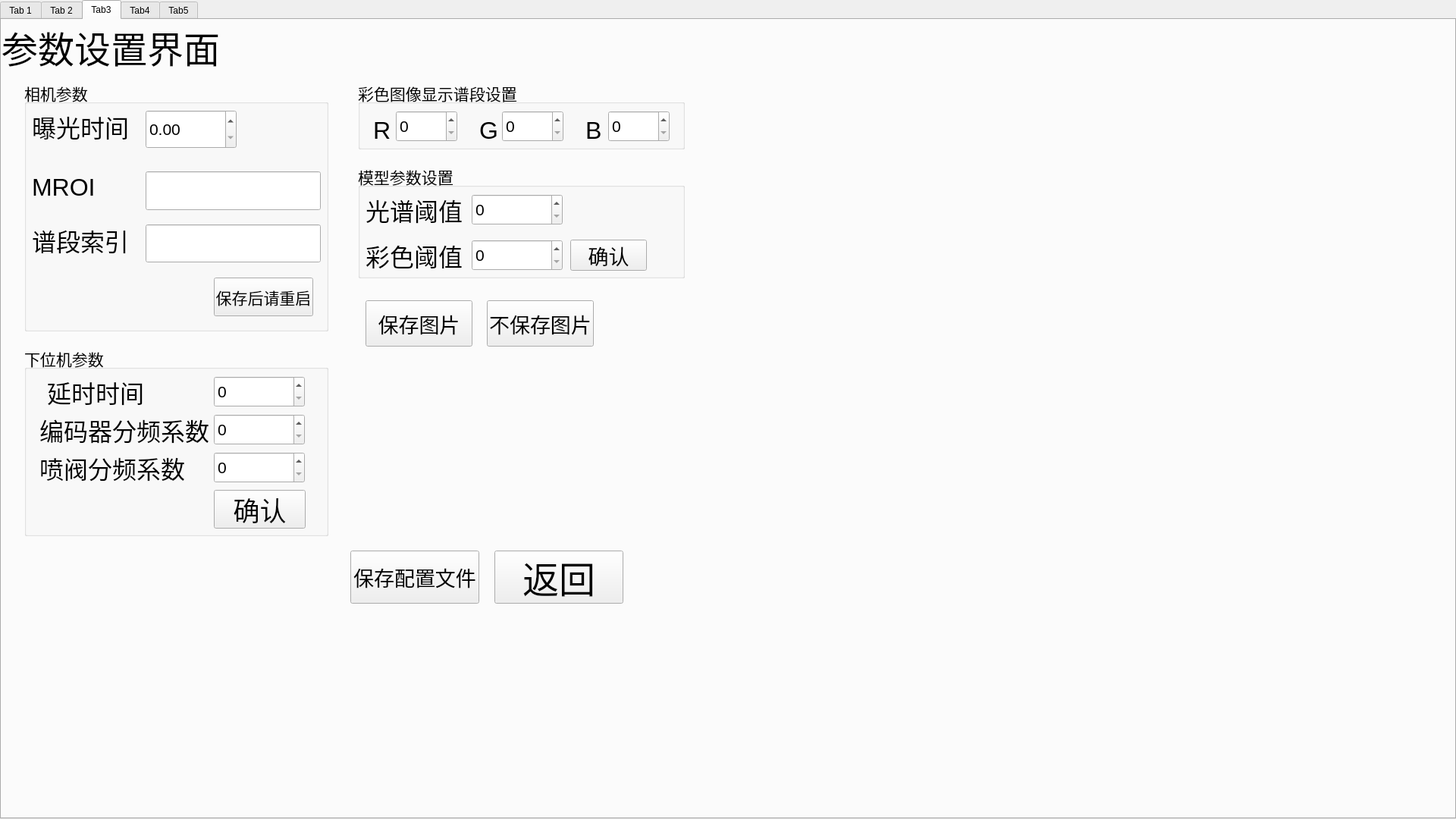
<?xml version="1.0" encoding="UTF-8"?>
<ui version="4.0">
 <class>Widget</class>
 <widget class="QWidget" name="Widget">
  <property name="geometry">
   <rect>
    <x>0</x>
    <y>0</y>
    <width>1920</width>
    <height>1080</height>
   </rect>
  </property>
  <property name="windowTitle">
   <string>Widget</string>
  </property>
  <widget class="QTabWidget" name="tabWidget">
   <property name="geometry">
    <rect>
     <x>0</x>
     <y>0</y>
     <width>1920</width>
     <height>1080</height>
    </rect>
   </property>
   <property name="currentIndex">
    <number>2</number>
   </property>
   <widget class="QWidget" name="tab">
    <attribute name="title">
     <string>Tab 1</string>
    </attribute>
    <widget class="QLabel" name="lab_show_welcome">
     <property name="geometry">
      <rect>
       <x>90</x>
       <y>50</y>
       <width>1351</width>
       <height>81</height>
      </rect>
     </property>
     <property name="font">
      <font>
       <pointsize>36</pointsize>
      </font>
     </property>
     <property name="text">
      <string>欢迎使用烟梗异物智能分选系统</string>
     </property>
    </widget>
    <widget class="QPushButton" name="btn_goto_sort">
     <property name="geometry">
      <rect>
       <x>90</x>
       <y>340</y>
       <width>181</width>
       <height>81</height>
      </rect>
     </property>
     <property name="font">
      <font>
       <pointsize>24</pointsize>
      </font>
     </property>
     <property name="text">
      <string>进入分选</string>
     </property>
    </widget>
    <widget class="QPushButton" name="btn_exit">
     <property name="geometry">
      <rect>
       <x>620</x>
       <y>340</y>
       <width>181</width>
       <height>81</height>
      </rect>
     </property>
     <property name="font">
      <font>
       <pointsize>24</pointsize>
      </font>
     </property>
     <property name="text">
      <string>退出</string>
     </property>
    </widget>
    <widget class="QPushButton" name="btn_0to3">
     <property name="geometry">
      <rect>
       <x>350</x>
       <y>340</y>
       <width>181</width>
       <height>81</height>
      </rect>
     </property>
     <property name="font">
      <font>
       <pointsize>24</pointsize>
      </font>
     </property>
     <property name="text">
      <string>喷阀测试</string>
     </property>
    </widget>
    <widget class="QLabel" name="lab_lowermachine_isconnect">
     <property name="geometry">
      <rect>
       <x>520</x>
       <y>490</y>
       <width>31</width>
       <height>31</height>
      </rect>
     </property>
     <property name="styleSheet">
      <string notr="true">background-color: rgb(237, 212, 0);</string>
     </property>
     <property name="text">
      <string/>
     </property>
    </widget>
   </widget>
   <widget class="QWidget" name="tab_2">
    <attribute name="title">
     <string>Tab 2</string>
    </attribute>
    <widget class="QLabel" name="lab_raw_img">
     <property name="geometry">
      <rect>
       <x>0</x>
       <y>180</y>
       <width>131</width>
       <height>51</height>
      </rect>
     </property>
     <property name="font">
      <font>
       <pointsize>24</pointsize>
      </font>
     </property>
     <property name="cursor">
      <cursorShape>UpArrowCursor</cursorShape>
     </property>
     <property name="text">
      <string>实时图像</string>
     </property>
     <property name="alignment">
      <set>Qt::AlignCenter</set>
     </property>
    </widget>
    <widget class="QLabel" name="lab_mask_img">
     <property name="geometry">
      <rect>
       <x>0</x>
       <y>440</y>
       <width>131</width>
       <height>41</height>
      </rect>
     </property>
     <property name="font">
      <font>
       <pointsize>24</pointsize>
      </font>
     </property>
     <property name="cursor">
      <cursorShape>UpArrowCursor</cursorShape>
     </property>
     <property name="text">
      <string>识别结果</string>
     </property>
     <property name="alignment">
      <set>Qt::AlignCenter</set>
     </property>
    </widget>
    <widget class="QLabel" name="lab_show_mask">
     <property name="geometry">
      <rect>
       <x>140</x>
       <y>370</y>
       <width>800</width>
       <height>200</height>
      </rect>
     </property>
     <property name="text">
      <string>mask</string>
     </property>
    </widget>
    <widget class="QPushButton" name="btn_start">
     <property name="geometry">
      <rect>
       <x>1030</x>
       <y>40</y>
       <width>250</width>
       <height>110</height>
      </rect>
     </property>
     <property name="font">
      <font>
       <pointsize>36</pointsize>
      </font>
     </property>
     <property name="text">
      <string>开始分选</string>
     </property>
    </widget>
    <widget class="QPushButton" name="btn_stop">
     <property name="geometry">
      <rect>
       <x>1030</x>
       <y>170</y>
       <width>250</width>
       <height>110</height>
      </rect>
     </property>
     <property name="font">
      <font>
       <pointsize>36</pointsize>
      </font>
     </property>
     <property name="text">
      <string>停止分选</string>
     </property>
    </widget>
    <widget class="QPushButton" name="btn_load_calibration">
     <property name="geometry">
      <rect>
       <x>1030</x>
       <y>300</y>
       <width>250</width>
       <height>110</height>
      </rect>
     </property>
     <property name="font">
      <font>
       <pointsize>36</pointsize>
      </font>
     </property>
     <property name="text">
      <string>加载</string>
     </property>
    </widget>
    <widget class="QPushButton" name="btn_white">
     <property name="geometry">
      <rect>
       <x>1250</x>
       <y>430</y>
       <width>250</width>
       <height>110</height>
      </rect>
     </property>
     <property name="font">
      <font>
       <pointsize>36</pointsize>
      </font>
     </property>
     <property name="text">
      <string>白场校正</string>
     </property>
    </widget>
    <widget class="QPushButton" name="btn_black">
     <property name="geometry">
      <rect>
       <x>1250</x>
       <y>560</y>
       <width>250</width>
       <height>110</height>
      </rect>
     </property>
     <property name="font">
      <font>
       <pointsize>36</pointsize>
      </font>
     </property>
     <property name="text">
      <string>黑场校正</string>
     </property>
    </widget>
    <widget class="QPushButton" name="btn_capture">
     <property name="geometry">
      <rect>
       <x>1030</x>
       <y>690</y>
       <width>250</width>
       <height>110</height>
      </rect>
     </property>
     <property name="font">
      <font>
       <pointsize>36</pointsize>
      </font>
     </property>
     <property name="text">
      <string>抓取图片</string>
     </property>
    </widget>
    <widget class="QPushButton" name="btn_1to0">
     <property name="geometry">
      <rect>
       <x>1110</x>
       <y>820</y>
       <width>170</width>
       <height>70</height>
      </rect>
     </property>
     <property name="font">
      <font>
       <pointsize>36</pointsize>
      </font>
     </property>
     <property name="text">
      <string>返回</string>
     </property>
    </widget>
    <widget class="QLabel" name="lab_info">
     <property name="geometry">
      <rect>
       <x>600</x>
       <y>710</y>
       <width>180</width>
       <height>60</height>
      </rect>
     </property>
     <property name="font">
      <font>
       <pointsize>16</pointsize>
      </font>
     </property>
     <property name="text">
      <string/>
     </property>
    </widget>
    <widget class="QLabel" name="lab_show_img">
     <property name="geometry">
      <rect>
       <x>140</x>
       <y>110</y>
       <width>800</width>
       <height>200</height>
      </rect>
     </property>
     <property name="text">
      <string>raw</string>
     </property>
    </widget>
    <widget class="QPushButton" name="btn_1to2">
     <property name="geometry">
      <rect>
       <x>800</x>
       <y>690</y>
       <width>221</width>
       <height>111</height>
      </rect>
     </property>
     <property name="font">
      <font>
       <pointsize>36</pointsize>
      </font>
     </property>
     <property name="text">
      <string>参数设置</string>
     </property>
    </widget>
    <widget class="QPushButton" name="btn_rgb_white">
     <property name="geometry">
      <rect>
       <x>990</x>
       <y>430</y>
       <width>250</width>
       <height>110</height>
      </rect>
     </property>
     <property name="font">
      <font>
       <pointsize>36</pointsize>
      </font>
     </property>
     <property name="text">
      <string>相机白场</string>
     </property>
    </widget>
    <widget class="QPushButton" name="btn_rgb_black">
     <property name="geometry">
      <rect>
       <x>990</x>
       <y>560</y>
       <width>250</width>
       <height>110</height>
      </rect>
     </property>
     <property name="font">
      <font>
       <pointsize>36</pointsize>
      </font>
     </property>
     <property name="text">
      <string>相机黑场</string>
     </property>
    </widget>
   </widget>
   <widget class="QWidget" name="tab_3">
    <attribute name="title">
     <string>Tab3</string>
    </attribute>
    <widget class="QLabel" name="label_title_3">
     <property name="geometry">
      <rect>
       <x>0</x>
       <y>0</y>
       <width>301</width>
       <height>71</height>
      </rect>
     </property>
     <property name="font">
      <font>
       <pointsize>36</pointsize>
      </font>
     </property>
     <property name="text">
      <string>参数设置界面</string>
     </property>
    </widget>
    <widget class="QPushButton" name="btn_2to1">
     <property name="geometry">
      <rect>
       <x>650</x>
       <y>700</y>
       <width>170</width>
       <height>70</height>
      </rect>
     </property>
     <property name="font">
      <font>
       <pointsize>36</pointsize>
      </font>
     </property>
     <property name="text">
      <string>返回</string>
     </property>
    </widget>
    <widget class="QPushButton" name="btn_set">
     <property name="geometry">
      <rect>
       <x>460</x>
       <y>700</y>
       <width>170</width>
       <height>70</height>
      </rect>
     </property>
     <property name="font">
      <font>
       <pointsize>20</pointsize>
      </font>
     </property>
     <property name="text">
      <string>保存配置文件</string>
     </property>
    </widget>
    <widget class="QGroupBox" name="groupBox_3">
     <property name="geometry">
      <rect>
       <x>30</x>
       <y>80</y>
       <width>401</width>
       <height>331</height>
      </rect>
     </property>
     <property name="font">
      <font>
       <pointsize>16</pointsize>
      </font>
     </property>
     <property name="title">
      <string>相机参数</string>
     </property>
     <widget class="QLabel" name="label_explosure">
      <property name="geometry">
       <rect>
        <x>10</x>
        <y>20</y>
        <width>131</width>
        <height>81</height>
       </rect>
      </property>
      <property name="font">
       <font>
        <pointsize>24</pointsize>
       </font>
      </property>
      <property name="text">
       <string>曝光时间</string>
      </property>
     </widget>
     <widget class="QDoubleSpinBox" name="spinbox_explosure">
      <property name="geometry">
       <rect>
        <x>160</x>
        <y>39</y>
        <width>120</width>
        <height>51</height>
       </rect>
      </property>
     </widget>
     <widget class="QLabel" name="label_MROI">
      <property name="geometry">
       <rect>
        <x>10</x>
        <y>100</y>
        <width>111</width>
        <height>81</height>
       </rect>
      </property>
      <property name="font">
       <font>
        <pointsize>24</pointsize>
       </font>
      </property>
      <property name="text">
       <string>MROI</string>
      </property>
     </widget>
     <widget class="QLabel" name="label_valid">
      <property name="geometry">
       <rect>
        <x>10</x>
        <y>170</y>
        <width>141</width>
        <height>81</height>
       </rect>
      </property>
      <property name="font">
       <font>
        <pointsize>24</pointsize>
       </font>
      </property>
      <property name="text">
       <string>谱段索引</string>
      </property>
     </widget>
     <widget class="QLineEdit" name="lineEdit_VALID">
      <property name="geometry">
       <rect>
        <x>160</x>
        <y>190</y>
        <width>231</width>
        <height>50</height>
       </rect>
      </property>
     </widget>
     <widget class="QLineEdit" name="lineEdit_MROI">
      <property name="geometry">
       <rect>
        <x>160</x>
        <y>120</y>
        <width>231</width>
        <height>51</height>
       </rect>
      </property>
     </widget>
     <widget class="QPushButton" name="btn_set_camera">
      <property name="geometry">
       <rect>
        <x>250</x>
        <y>260</y>
        <width>131</width>
        <height>51</height>
       </rect>
      </property>
      <property name="font">
       <font>
        <pointsize>16</pointsize>
       </font>
      </property>
      <property name="text">
       <string>保存后请重启</string>
      </property>
     </widget>
    </widget>
    <widget class="QGroupBox" name="groupBox_4">
     <property name="geometry">
      <rect>
       <x>30</x>
       <y>430</y>
       <width>401</width>
       <height>251</height>
      </rect>
     </property>
     <property name="font">
      <font>
       <pointsize>16</pointsize>
      </font>
     </property>
     <property name="title">
      <string>下位机参数</string>
     </property>
     <widget class="QSpinBox" name="spinbox_valve">
      <property name="geometry">
       <rect>
        <x>250</x>
        <y>140</y>
        <width>120</width>
        <height>41</height>
       </rect>
      </property>
     </widget>
     <widget class="QSpinBox" name="spinbox_delaytime">
      <property name="geometry">
       <rect>
        <x>250</x>
        <y>40</y>
        <width>120</width>
        <height>41</height>
       </rect>
      </property>
     </widget>
     <widget class="QLabel" name="label_encoder_2">
      <property name="geometry">
       <rect>
        <x>20</x>
        <y>140</y>
        <width>191</width>
        <height>41</height>
       </rect>
      </property>
      <property name="font">
       <font>
        <pointsize>24</pointsize>
       </font>
      </property>
      <property name="text">
       <string>喷阀分频系数</string>
      </property>
     </widget>
     <widget class="QLabel" name="label_encoder">
      <property name="geometry">
       <rect>
        <x>20</x>
        <y>90</y>
        <width>231</width>
        <height>41</height>
       </rect>
      </property>
      <property name="font">
       <font>
        <pointsize>24</pointsize>
       </font>
      </property>
      <property name="text">
       <string>编码器分频系数</string>
      </property>
     </widget>
     <widget class="QSpinBox" name="spinbox_encoder">
      <property name="geometry">
       <rect>
        <x>250</x>
        <y>90</y>
        <width>120</width>
        <height>41</height>
       </rect>
      </property>
     </widget>
     <widget class="QLabel" name="label_delaytime">
      <property name="geometry">
       <rect>
        <x>30</x>
        <y>40</y>
        <width>161</width>
        <height>41</height>
       </rect>
      </property>
      <property name="font">
       <font>
        <pointsize>24</pointsize>
       </font>
      </property>
      <property name="text">
       <string>延时时间</string>
      </property>
     </widget>
     <widget class="QPushButton" name="btn_set_lower">
      <property name="geometry">
       <rect>
        <x>250</x>
        <y>190</y>
        <width>121</width>
        <height>51</height>
       </rect>
      </property>
      <property name="font">
       <font>
        <pointsize>26</pointsize>
       </font>
      </property>
      <property name="text">
       <string>确认</string>
      </property>
     </widget>
    </widget>
    <widget class="QGroupBox" name="groupBox_5">
     <property name="geometry">
      <rect>
       <x>470</x>
       <y>80</y>
       <width>431</width>
       <height>91</height>
      </rect>
     </property>
     <property name="font">
      <font>
       <pointsize>16</pointsize>
      </font>
     </property>
     <property name="title">
      <string>彩色图像显示谱段设置</string>
     </property>
     <widget class="QLabel" name="label_R">
      <property name="geometry">
       <rect>
        <x>20</x>
        <y>50</y>
        <width>41</width>
        <height>31</height>
       </rect>
      </property>
      <property name="font">
       <font>
        <pointsize>24</pointsize>
       </font>
      </property>
      <property name="text">
       <string>R</string>
      </property>
     </widget>
     <widget class="QSpinBox" name="spinbox_R">
      <property name="geometry">
       <rect>
        <x>50</x>
        <y>40</y>
        <width>81</width>
        <height>41</height>
       </rect>
      </property>
     </widget>
     <widget class="QLabel" name="label_G">
      <property name="geometry">
       <rect>
        <x>160</x>
        <y>50</y>
        <width>41</width>
        <height>31</height>
       </rect>
      </property>
      <property name="font">
       <font>
        <pointsize>24</pointsize>
       </font>
      </property>
      <property name="text">
       <string>G</string>
      </property>
     </widget>
     <widget class="QSpinBox" name="spinbox_G">
      <property name="geometry">
       <rect>
        <x>190</x>
        <y>40</y>
        <width>81</width>
        <height>41</height>
       </rect>
      </property>
     </widget>
     <widget class="QLabel" name="label_B">
      <property name="geometry">
       <rect>
        <x>300</x>
        <y>50</y>
        <width>41</width>
        <height>31</height>
       </rect>
      </property>
      <property name="font">
       <font>
        <pointsize>24</pointsize>
       </font>
      </property>
      <property name="text">
       <string>B</string>
      </property>
     </widget>
     <widget class="QSpinBox" name="spinbox_B">
      <property name="geometry">
       <rect>
        <x>330</x>
        <y>40</y>
        <width>81</width>
        <height>41</height>
       </rect>
      </property>
     </widget>
    </widget>
    <widget class="QGroupBox" name="groupBox_6">
     <property name="geometry">
      <rect>
       <x>470</x>
       <y>190</y>
       <width>431</width>
       <height>151</height>
      </rect>
     </property>
     <property name="font">
      <font>
       <pointsize>16</pointsize>
      </font>
     </property>
     <property name="title">
      <string>模型参数设置</string>
     </property>
     <widget class="QLabel" name="label_threshold">
      <property name="geometry">
       <rect>
        <x>10</x>
        <y>40</y>
        <width>131</width>
        <height>41</height>
       </rect>
      </property>
      <property name="font">
       <font>
        <pointsize>24</pointsize>
       </font>
      </property>
      <property name="text">
       <string>光谱阈值</string>
      </property>
     </widget>
     <widget class="QSpinBox" name="spinbox_threshold">
      <property name="geometry">
       <rect>
        <x>150</x>
        <y>40</y>
        <width>120</width>
        <height>41</height>
       </rect>
      </property>
     </widget>
     <widget class="QPushButton" name="btn_threshold_ok">
      <property name="geometry">
       <rect>
        <x>280</x>
        <y>100</y>
        <width>101</width>
        <height>41</height>
       </rect>
      </property>
      <property name="font">
       <font>
        <pointsize>20</pointsize>
       </font>
      </property>
      <property name="text">
       <string>确认</string>
      </property>
     </widget>
     <widget class="QLabel" name="label_threshold_rgb">
      <property name="geometry">
       <rect>
        <x>10</x>
        <y>100</y>
        <width>131</width>
        <height>41</height>
       </rect>
      </property>
      <property name="font">
       <font>
        <pointsize>24</pointsize>
       </font>
      </property>
      <property name="text">
       <string>彩色阈值</string>
      </property>
     </widget>
     <widget class="QSpinBox" name="spinbox_threshold_rgb">
      <property name="geometry">
       <rect>
        <x>150</x>
        <y>100</y>
        <width>120</width>
        <height>41</height>
       </rect>
      </property>
     </widget>
    </widget>
    <widget class="QPushButton" name="btn_save_enable">
     <property name="geometry">
      <rect>
       <x>480</x>
       <y>370</y>
       <width>141</width>
       <height>61</height>
      </rect>
     </property>
     <property name="font">
      <font>
       <pointsize>20</pointsize>
      </font>
     </property>
     <property name="text">
      <string>保存图片</string>
     </property>
    </widget>
    <widget class="QPushButton" name="btn_save_disenable">
     <property name="geometry">
      <rect>
       <x>640</x>
       <y>370</y>
       <width>141</width>
       <height>61</height>
      </rect>
     </property>
     <property name="font">
      <font>
       <pointsize>20</pointsize>
      </font>
     </property>
     <property name="text">
      <string>不保存图片</string>
     </property>
    </widget>
   </widget>
   <widget class="QWidget" name="tab_4">
    <attribute name="title">
     <string>Tab4</string>
    </attribute>
    <widget class="QPushButton" name="btn_3to0">
     <property name="geometry">
      <rect>
       <x>350</x>
       <y>350</y>
       <width>170</width>
       <height>70</height>
      </rect>
     </property>
     <property name="font">
      <font>
       <pointsize>36</pointsize>
      </font>
     </property>
     <property name="text">
      <string>返回</string>
     </property>
    </widget>
    <widget class="QGroupBox" name="groupBox">
     <property name="geometry">
      <rect>
       <x>30</x>
       <y>90</y>
       <width>431</width>
       <height>91</height>
      </rect>
     </property>
     <property name="font">
      <font>
       <pointsize>16</pointsize>
      </font>
     </property>
     <property name="title">
      <string>手动喷阀测试</string>
     </property>
     <widget class="QLabel" name="label_explosure_2">
      <property name="geometry">
       <rect>
        <x>20</x>
        <y>40</y>
        <width>71</width>
        <height>41</height>
       </rect>
      </property>
      <property name="font">
       <font>
        <pointsize>24</pointsize>
       </font>
      </property>
      <property name="text">
       <string>通道</string>
      </property>
     </widget>
     <widget class="QPushButton" name="btn_send_single">
      <property name="geometry">
       <rect>
        <x>220</x>
        <y>40</y>
        <width>101</width>
        <height>41</height>
       </rect>
      </property>
      <property name="font">
       <font>
        <pointsize>20</pointsize>
       </font>
      </property>
      <property name="text">
       <string>测试</string>
      </property>
     </widget>
     <widget class="QSpinBox" name="spinBox_channel">
      <property name="geometry">
       <rect>
        <x>100</x>
        <y>40</y>
        <width>111</width>
        <height>41</height>
       </rect>
      </property>
     </widget>
     <widget class="QPushButton" name="btn_send_plus">
      <property name="geometry">
       <rect>
        <x>330</x>
        <y>40</y>
        <width>41</width>
        <height>41</height>
       </rect>
      </property>
      <property name="font">
       <font>
        <pointsize>20</pointsize>
       </font>
      </property>
      <property name="text">
       <string>+</string>
      </property>
     </widget>
     <widget class="QPushButton" name="btn_send_min">
      <property name="geometry">
       <rect>
        <x>380</x>
        <y>40</y>
        <width>41</width>
        <height>41</height>
       </rect>
      </property>
      <property name="font">
       <font>
        <pointsize>20</pointsize>
       </font>
      </property>
      <property name="text">
       <string>-</string>
      </property>
     </widget>
    </widget>
    <widget class="QGroupBox" name="groupBox_2">
     <property name="geometry">
      <rect>
       <x>30</x>
       <y>190</y>
       <width>431</width>
       <height>91</height>
      </rect>
     </property>
     <property name="font">
      <font>
       <pointsize>16</pointsize>
      </font>
     </property>
     <property name="title">
      <string>自动喷阀测试</string>
     </property>
     <widget class="QLabel" name="label_explosure_3">
      <property name="geometry">
       <rect>
        <x>20</x>
        <y>40</y>
        <width>221</width>
        <height>41</height>
       </rect>
      </property>
      <property name="font">
       <font>
        <pointsize>24</pointsize>
       </font>
      </property>
      <property name="text">
       <string>所有通道1-256</string>
      </property>
     </widget>
     <widget class="QPushButton" name="btn_autosend">
      <property name="geometry">
       <rect>
        <x>270</x>
        <y>40</y>
        <width>101</width>
        <height>41</height>
       </rect>
      </property>
      <property name="font">
       <font>
        <pointsize>20</pointsize>
       </font>
      </property>
      <property name="text">
       <string>测试</string>
      </property>
     </widget>
    </widget>
    <widget class="QLabel" name="label_title_4">
     <property name="geometry">
      <rect>
       <x>0</x>
       <y>0</y>
       <width>301</width>
       <height>71</height>
      </rect>
     </property>
     <property name="font">
      <font>
       <pointsize>36</pointsize>
      </font>
     </property>
     <property name="text">
      <string>喷阀测试界面</string>
     </property>
    </widget>
   </widget>
   <widget class="QWidget" name="tab_5">
    <attribute name="title">
     <string>Tab5</string>
    </attribute>
    <widget class="QLineEdit" name="line_password">
     <property name="geometry">
      <rect>
       <x>80</x>
       <y>80</y>
       <width>261</width>
       <height>51</height>
      </rect>
     </property>
    </widget>
    <widget class="QPushButton" name="btn_1">
     <property name="geometry">
      <rect>
       <x>80</x>
       <y>150</y>
       <width>80</width>
       <height>80</height>
      </rect>
     </property>
     <property name="font">
      <font>
       <pointsize>28</pointsize>
      </font>
     </property>
     <property name="text">
      <string>1</string>
     </property>
    </widget>
    <widget class="QPushButton" name="btn_2">
     <property name="geometry">
      <rect>
       <x>170</x>
       <y>150</y>
       <width>80</width>
       <height>80</height>
      </rect>
     </property>
     <property name="font">
      <font>
       <pointsize>28</pointsize>
      </font>
     </property>
     <property name="text">
      <string>2</string>
     </property>
    </widget>
    <widget class="QPushButton" name="btn_3">
     <property name="geometry">
      <rect>
       <x>260</x>
       <y>150</y>
       <width>80</width>
       <height>80</height>
      </rect>
     </property>
     <property name="font">
      <font>
       <pointsize>28</pointsize>
      </font>
     </property>
     <property name="text">
      <string>3</string>
     </property>
    </widget>
    <widget class="QPushButton" name="btn_4">
     <property name="geometry">
      <rect>
       <x>80</x>
       <y>240</y>
       <width>80</width>
       <height>80</height>
      </rect>
     </property>
     <property name="font">
      <font>
       <pointsize>28</pointsize>
      </font>
     </property>
     <property name="text">
      <string>4</string>
     </property>
    </widget>
    <widget class="QPushButton" name="btn_5">
     <property name="geometry">
      <rect>
       <x>170</x>
       <y>240</y>
       <width>80</width>
       <height>80</height>
      </rect>
     </property>
     <property name="font">
      <font>
       <pointsize>28</pointsize>
      </font>
     </property>
     <property name="text">
      <string>5</string>
     </property>
    </widget>
    <widget class="QPushButton" name="btn_6">
     <property name="geometry">
      <rect>
       <x>260</x>
       <y>240</y>
       <width>80</width>
       <height>80</height>
      </rect>
     </property>
     <property name="font">
      <font>
       <pointsize>28</pointsize>
      </font>
     </property>
     <property name="text">
      <string>6</string>
     </property>
    </widget>
    <widget class="QPushButton" name="btn_7">
     <property name="geometry">
      <rect>
       <x>80</x>
       <y>330</y>
       <width>80</width>
       <height>80</height>
      </rect>
     </property>
     <property name="font">
      <font>
       <pointsize>28</pointsize>
      </font>
     </property>
     <property name="text">
      <string>7</string>
     </property>
    </widget>
    <widget class="QPushButton" name="btn_8">
     <property name="geometry">
      <rect>
       <x>170</x>
       <y>330</y>
       <width>80</width>
       <height>80</height>
      </rect>
     </property>
     <property name="font">
      <font>
       <pointsize>28</pointsize>
      </font>
     </property>
     <property name="text">
      <string>8</string>
     </property>
    </widget>
    <widget class="QPushButton" name="btn_9">
     <property name="geometry">
      <rect>
       <x>260</x>
       <y>330</y>
       <width>80</width>
       <height>80</height>
      </rect>
     </property>
     <property name="font">
      <font>
       <pointsize>28</pointsize>
      </font>
     </property>
     <property name="text">
      <string>9</string>
     </property>
    </widget>
    <widget class="QPushButton" name="btn_0">
     <property name="geometry">
      <rect>
       <x>170</x>
       <y>420</y>
       <width>80</width>
       <height>80</height>
      </rect>
     </property>
     <property name="font">
      <font>
       <pointsize>28</pointsize>
      </font>
     </property>
     <property name="text">
      <string>0</string>
     </property>
    </widget>
    <widget class="QPushButton" name="btn_del">
     <property name="geometry">
      <rect>
       <x>260</x>
       <y>420</y>
       <width>80</width>
       <height>80</height>
      </rect>
     </property>
     <property name="font">
      <font>
       <pointsize>28</pointsize>
      </font>
     </property>
     <property name="styleSheet">
      <string notr="true">background-color: rgb(239, 41, 41);</string>
     </property>
     <property name="text">
      <string>&lt;—</string>
     </property>
    </widget>
    <widget class="QPushButton" name="btn_ensure">
     <property name="geometry">
      <rect>
       <x>350</x>
       <y>330</y>
       <width>80</width>
       <height>80</height>
      </rect>
     </property>
     <property name="font">
      <font>
       <pointsize>28</pointsize>
      </font>
     </property>
     <property name="styleSheet">
      <string notr="true">background-color: rgb(115, 210, 22);</string>
     </property>
     <property name="text">
      <string>确认</string>
     </property>
    </widget>
    <widget class="QPushButton" name="btn_clear">
     <property name="geometry">
      <rect>
       <x>80</x>
       <y>420</y>
       <width>80</width>
       <height>80</height>
      </rect>
     </property>
     <property name="font">
      <font>
       <pointsize>28</pointsize>
      </font>
     </property>
     <property name="text">
      <string>CLR</string>
     </property>
    </widget>
    <widget class="QPushButton" name="btn_back">
     <property name="geometry">
      <rect>
       <x>350</x>
       <y>420</y>
       <width>80</width>
       <height>80</height>
      </rect>
     </property>
     <property name="font">
      <font>
       <pointsize>28</pointsize>
      </font>
     </property>
     <property name="styleSheet">
      <string notr="true"/>
     </property>
     <property name="text">
      <string>返回</string>
     </property>
    </widget>
   </widget>
  </widget>
 </widget>
 <layoutdefault spacing="6" margin="11"/>
 <resources/>
 <connections/>
</ui>
